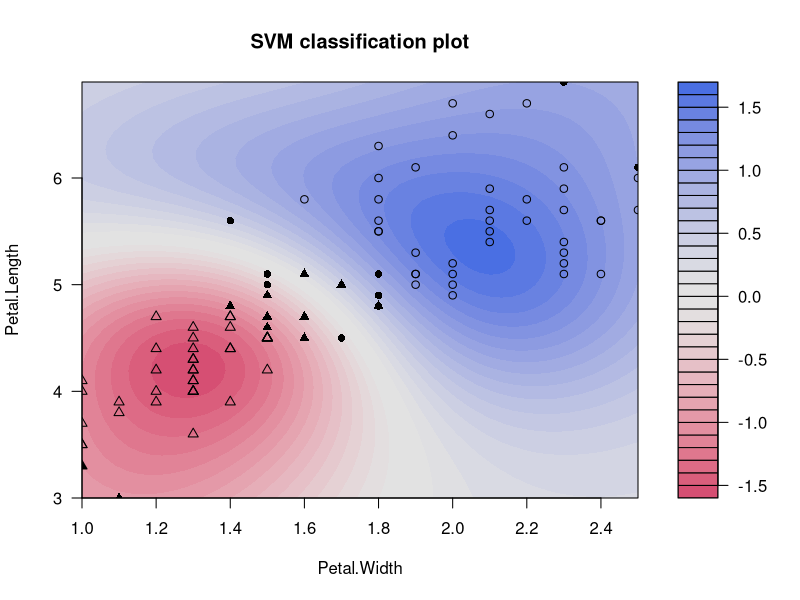

Generate this figure with R: (Note: this script raises an error after producing the figure.)

library('kernlab')

iris2=iris[51:150,3:5]

result=ksvm(Species~.,data=iris2,
            kernel='rbfdot',
            kpar=list(sigma=0.5),
            scale=FALSE)
windows()
plot(result,data=iris2)

####################################

X=as.matrix(iris[,-5])
label=as.numeric(iris[,5])

Jvalue=function(X,label,sigmavalue){
  
  rbf=rbfdot(sigma=sigmavalue)
  K=kernelMatrix(rbf,X)
  
  withinSum=0
  num=matrix(0,1,max(label))
  for (i in 1:max(label)){
    indexI=label==i
    withinSum=withinSum+sum(K[indexI,indexI])
    num[i]=sum(indexI)
  }
  
  betweenSum=sum(K)-withinSum
  w=withinSum/sum(num^2)
  b=betweenSum/((sum(num))^2-sum(num^2))
  J=1-w+b
}

sigma=seq(0,2,length=100)
J=matrix(0,1,length(sigmavalue))
for (i in 1:length(J)){
  J[i]=Jvalue(X=X,label=label,sigmavalue=sigma[i])
}

window()
plot(sigma,J,type='l')

opt=optimize(Jvalue,c(0,1000),X=X,label=label)
optSigma=opt$minimum
optSigma
